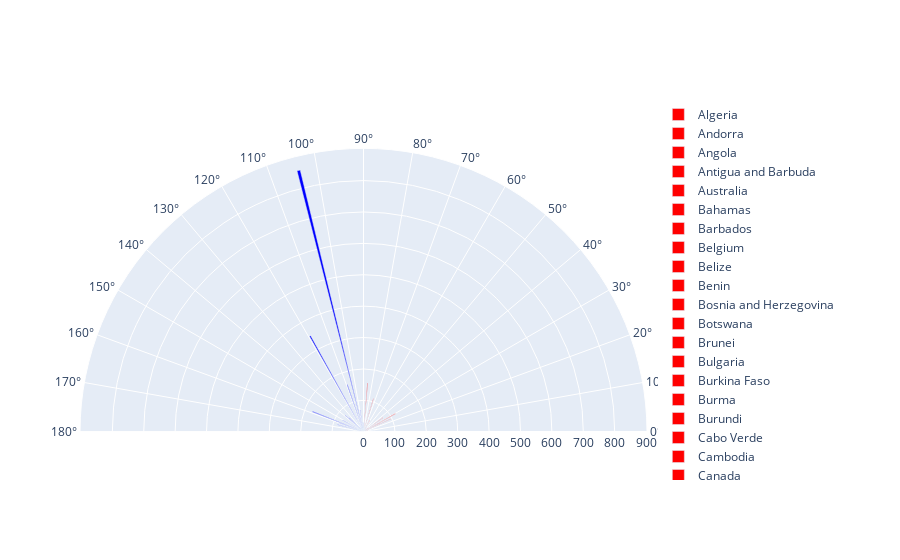

The notebook cell this image was saved under:
### Code cell
change_data_df=pd.DataFrame(change_data)
# change_data_df=change_data_df.sort_values(['increasing','ConfirmedCases'],ascending=False)
fig = go.Figure()
count=0
change=len(change_data_df.loc[change_data_df.increasing == False])
for index,row in change_data_df.loc[change_data_df.increasing == False].iterrows():
    fig.add_trace(go.Barpolar(r=[row['ConfirmedCasesPercent']],theta=[90*count/change],name=row['Country'],marker=dict(color='red')))
    count+=1
count=0
change=len(change_data_df.loc[change_data_df.increasing == True])
for index,row in change_data_df.loc[change_data_df.increasing == True].iterrows():
    fig.add_trace(go.Barpolar(r=[row['ConfirmedCasesPercent']],theta=[90+90*count/change],name=row['Country'],marker=dict(color='blue')))    
    count+=1
fig.update_layout(polar = dict(
        domain = dict( # set chart size and position 
        x = [0, 1],
        y = [0, 1]),
        sector = [0,180],   # set chart shape (half or full)
        angularaxis = dict(
            thetaunit = "degrees",
            dtick = 10,
            #rotation = -90, #does not work
            #direction = "clockwise" # does not work
            )
        )
)
fig.show()    
change_data_df

### Figure 1 — Plotly figure (JSON) as saved in the notebook; plotly's stock layout.template omitted (floating-point values rounded to 4 significant figures)
{"data": [{"marker": {"color": "red"}, "name": "Algeria", "r": [0], "theta": [0], "type": "barpolar"}, {"marker": {"color": "red"}, "name": "Andorra", "r": [0], "theta": [0.7965], "type": "barpolar"}, {"marker": {"color": "red"}, "name": "Angola", "r": [1.0], "theta": [1.593], "type": "barpolar"}, {"marker": {"color": "red"}, "name": "Antigua and Barbuda", "r": [0], "theta": [2.389], "type": "barpolar"}, {"marker": {"color": "red"}, "name": "Australia", "r": [0], "theta": [3.186], "type": "barpolar"}, {"marker": {"color": "red"}, "name": "Bahamas", "r": [0], "theta": [3.982], "type": "barpolar"}, {"marker": {"color": "red"}, "name": "Barbados", "r": [0.1429], "theta": [4.779], "type": "barpolar"}, {"marker": {"color": "red"}, "name": "Belgium", "r": [33.57], "theta": [5.575], "type": "barpolar"}, {"marker": {"color": "red"}, "name": "Belize", "r": [0], "theta": [6.372], "type": "barpolar"}, {"marker": {"color": "red"}, "name": "Benin", "r": [14.57], "theta": [7.168], "type": "barpolar"}, {"marker": {"color": "red"}, "name": "Bosnia and Herzegovina", "r": [3.571], "theta": [7.965], "type": "barpolar"}, {"marker": {"color": "red"}, "name": "Botswana", "r": [0], "theta": [8.761], "type": "barpolar"}, {"marker": {"color": "red"}, "name": "Brunei", "r": [0], "theta": [9.558], "type": "barpolar"}, {"marker": {"color": "red"}, "name": "Bulgaria", "r": [0.7143], "theta": [10.35], "type": "barpolar"}, {"marker": {"color": "red"}, "name": "Burkina Faso", "r": [0.1429], "theta": [11.15], "type": "barpolar"}, {"marker": {"color": "red"}, "name": "Burma", "r": [0], "theta": [11.95], "type": "barpolar"}, {"marker": {"color": "red"}, "name": "Burundi", "r": [0], "theta": [12.74], "type": "barpolar"}, {"marker": {"color": "red"}, "name": "Cabo Verde", "r": [0.1429], "theta": [13.54], "type": "barpolar"}, {"marker": {"color": "red"}, "name": "Cambodia", "r": [0], "theta": [14.34], "type": "barpolar"}, {"marker": {"color": "red"}, "name": "Canada", "r": [0], "theta": [15.13], "type": "barpolar"}, {"marker": {"color": "red"}, "name": "China", "r": [0], "theta": [15.93], "type": "barpolar"}, {"marker": {"color": "red"}, "name": "Congo (Brazzaville)", "r": [1.429], "theta": [16.73], "type": "barpolar"}, {"marker": {"color": "red"}, "name": "Congo (Kinshasa)", "r": [2.571], "theta": [17.52], "type": "barpolar"}, {"marker": {"color": "red"}, "name": "Croatia", "r": [5], "theta": [18.32], "type": "barpolar"}, {"marker": {"color": "red"}, "name": "Cuba", "r": [0.2857], "theta": [19.12], "type": "barpolar"}, {"marker": {"color": "red"}, "name": "Denmark", "r": [8.143], "theta": [19.91], "type": "barpolar"}, {"marker": {"color": "red"}, "name": "Diamond Princess", "r": [0], "theta": [20.71], "type": "barpolar"}, {"marker": {"color": "red"}, "name": "Dominica", "r": [0], "theta": [21.5], "type": "barpolar"}, {"marker": {"color": "red"}, "name": "Egypt", "r": [13.71], "theta": [22.3], "type": "barpolar"}, {"marker": {"color": "red"}, "name": "Eritrea", "r": [0], "theta": [23.1], "type": "barpolar"}, {"marker": {"color": "red"}, "name": "Eswatini", "r": [0.4286], "theta": [23.89], "type": "barpolar"}, {"marker": {"color": "red"}, "name": "Fiji", "r": [0], "theta": [24.69], "type": "barpolar"}, {"marker": {"color": "red"}, "name": "France", "r": [95.86], "theta": [25.49], "type": "barpolar"}, {"marker": {"color": "red"}, "name": "Gabon", "r": [1.571], "theta": [26.28], "type": "barpolar"}, {"marker": {"color": "red"}, "name": "Gambia", "r": [0.2857], "theta": [27.08], "type": "barpolar"}, {"marker": {"color": "red"}, "name": "Georgia", "r": [0.5714], "theta": [27.88], "type": "barpolar"}, {"marker": {"color": "red"}, "name": "Germany", "r": [57.57], "theta": [28.67], "type": "barpolar"}, {"marker": {"color": "red"}, "name": "Ghana", "r": [116.1], "theta": [29.47], "type": "barpolar"}, {"marker": {"color": "red"}, "name": "Guinea", "r": [11.71], "theta": [30.27], "type": "barpolar"}, {"marker": {"color": "red"}, "name": "Guinea-Bissau", "r": [4.286], "theta": [31.06], "type": "barpolar"}, {"marker": {"color": "red"}, "name": "Holy See", "r": [0], "theta": [31.86], "type": "barpolar"}, {"marker": {"color": "red"}, "name": "Iceland", "r": [0], "theta": [32.65], "type": "barpolar"}, {"marker": {"color": "red"}, "name": "Iraq", "r": [1.429], "theta": [33.45], "type": "barpolar"}, {"marker": {"color": "red"}, "name": "Ireland", "r": [3.857], "theta": [34.25], "type": "barpolar"}, {"marker": {"color": "red"}, "name": "Israel", "r": [6.429], "theta": [35.04], "type": "barpolar"}, {"marker": {"color": "red"}, "name": "Italy", "r": [76.86], "theta": [35.84], "type": "barpolar"}, {"marker": {"color": "red"}, "name": "Jamaica", "r": [0], "theta": [36.64], "type": "barpolar"}, {"marker": {"color": "red"}, "name": "Japan", "r": [2.143], "theta": [37.43], "type": "barpolar"}, {"marker": {"color": "red"}, "name": "Jordan", "r": [0.5714], "theta": [38.23], "type": "barpolar"}, {"marker": {"color": "red"}, "name": "Kazakhstan", "r": [19.71], "theta": [39.03], "type": "barpolar"}, {"marker": {"color": "red"}, "name": "Kosovo", "r": [0], "theta": [39.82], "type": "barpolar"}, {"marker": {"color": "red"}, "name": "Laos", "r": [0], "theta": [40.62], "type": "barpolar"}, {"marker": {"color": "red"}, "name": "Latvia", "r": [1.571], "theta": [41.42], "type": "barpolar"}, {"marker": {"color": "red"}, "name": "Lebanon", "r": [1], "theta": [42.21], "type": "barpolar"}, {"marker": {"color": "red"}, "name": "Liberia", "r": [0.8571], "theta": [43.01], "type": "barpolar"}, {"marker": {"color": "red"}, "name": "Libya", "r": [0], "theta": [43.81], "type": "barpolar"}, {"marker": {"color": "red"}, "name": "Liechtenstein", "r": [0], "theta": [44.6], "type": "barpolar"}, {"marker": {"color": "red"}, "name": "Luxembourg", "r": [0.5714], "theta": [45.4], "type": "barpolar"}, {"marker": {"color": "red"}, "name": "MS Zaandam", "r": [0], "theta": [46.19], "type": "barpolar"}, {"marker": {"color": "red"}, "name": "Malawi", "r": [0], "theta": [46.99], "type": "barpolar"}, {"marker": {"color": "red"}, "name": "Malaysia", "r": [4.571], "theta": [47.79], "type": "barpolar"}, {"marker": {"color": "red"}, "name": "Maldives", "r": [6.714], "theta": [48.58], "type": "barpolar"}, {"marker": {"color": "red"}, "name": "Mauritius", "r": [0], "theta": [49.38], "type": "barpolar"}, {"marker": {"color": "red"}, "name": "Monaco", "r": [0], "theta": [50.18], "type": "barpolar"}, {"marker": {"color": "red"}, "name": "Mongolia", "r": [0.1429], "theta": [50.97], "type": "barpolar"}, {"marker": {"color": "red"}, "name": "Montenegro", "r": [0], "theta": [51.77], "type": "barpolar"}, {"marker": {"color": "red"}, "name": "Morocco", "r": [16.86], "theta": [52.57], "type": "barpolar"}, {"marker": {"color": "red"}, "name": "Namibia", "r": [0], "theta": [53.36], "type": "barpolar"}, {"marker": {"color": "red"}, "name": "Netherlands", "r": [17], "theta": [54.16], "type": "barpolar"}, {"marker": {"color": "red"}, "name": "New Zealand", "r": [0.2857], "theta": [54.96], "type": "barpolar"}, {"marker": {"color": "red"}, "name": "Nicaragua", "r": [0], "theta": [55.75], "type": "barpolar"}, {"marker": {"color": "red"}, "name": "Niger", "r": [0.7143], "theta": [56.55], "type": "barpolar"}, {"marker": {"color": "red"}, "name": "Nigeria", "r": [14], "theta": [57.35], "type": "barpolar"}, {"marker": {"color": "red"}, "name": "Norway", "r": [1.857], "theta": [58.14], "type": "barpolar"}, {"marker": {"color": "red"}, "name": "Panama", "r": [7.429], "theta": [58.94], "type": "barpolar"}, {"marker": {"color": "red"}, "name": "Papua New Guinea", "r": [0], "theta": [59.73], "type": "barpolar"}, {"marker": {"color": "red"}, "name": "Paraguay", "r": [13.71], "theta": [60.53], "type": "barpolar"}, {"marker": {"color": "red"}, "name": "Portugal", "r": [41.29], "theta": [61.33], "type": "barpolar"}, {"marker": {"color": "red"}, "name": "Qatar", "r": [22.57], "theta": [62.12], "type": "barpolar"}, {"marker": {"color": "red"}, "name": "Romania", "r": [17.43], "theta": [62.92], "type": "barpolar"}, {"marker": {"color": "red"}, "name": "Russia", "r": [14.43], "theta": [63.72], "type": "barpolar"}, {"marker": {"color": "red"}, "name": "Rwanda", "r": [0.2857], "theta": [64.51], "type": "barpolar"}, {"marker": {"color": "red"}, "name": "Saint Kitts and Nevis", "r": [0], "theta": [65.31], "type": "barpolar"}, {"marker": {"color": "red"}, "name": "Saint Lucia", "r": [0], "theta": [66.11], "type": "barpolar"}, {"marker": {"color": "red"}, "name": "Saint Vincent and the Grenadines", "r": [0], "theta": [66.9], "type": "barpolar"}, {"marker": {"color": "red"}, "name": "Sao Tome and Principe", "r": [3.0], "theta": [67.7], "type": "barpolar"}, {"marker": {"color": "red"}, "name": "Serbia", "r": [4.429], "theta": [68.5], "type": "barpolar"}, {"marker": {"color": "red"}, "name": "Seychelles", "r": [0], "theta": [69.29], "type": "barpolar"}, {"marker": {"color": "red"}, "name": "Slovakia", "r": [1.0], "theta": [70.09], "type": "barpolar"}, {"marker": {"color": "red"}, "name": "Slovenia", "r": [0], "theta": [70.88], "type": "barpolar"}, {"marker": {"color": "red"}, "name": "Somalia", "r": [0], "theta": [71.68], "type": "barpolar"}, {"marker": {"color": "red"}, "name": "South Sudan", "r": [1.857], "theta": [72.48], "type": "barpolar"}, {"marker": {"color": "red"}, "name": "Spain", "r": [109.6], "theta": [73.27], "type": "barpolar"}, {"marker": {"color": "red"}, "name": "Sri Lanka", "r": [0.1429], "theta": [74.07], "type": "barpolar"}, {"marker": {"color": "red"}, "name": "Sudan", "r": [5], "theta": [74.87], "type": "barpolar"}, {"marker": {"color": "red"}, "name": "Suriname", "r": [0], "theta": [75.66], "type": "barpolar"}, {"marker": {"color": "red"}, "name": "Sweden", "r": [2.429], "theta": [76.46], "type": "barpolar"}, {"marker": {"color": "red"}, "name": "Switzerland", "r": [4.286], "theta": [77.26], "type": "barpolar"}, {"marker": {"color": "red"}, "name": "Syria", "r": [0], "theta": [78.05], "type": "barpolar"}, {"marker": {"color": "red"}, "name": "Taiwan*", "r": [0], "theta": [78.85], "type": "barpolar"}, {"marker": {"color": "red"}, "name": "Tanzania", "r": [4.143], "theta": [79.65], "type": "barpolar"}, {"marker": {"color": "red"}, "name": "Thailand", "r": [0.1429], "theta": [80.44], "type": "barpolar"}, {"marker": {"color": "red"}, "name": "Timor-Leste", "r": [0], "theta": [81.24], "type": "barpolar"}, {"marker": {"color": "red"}, "name": "Trinidad and Tobago", "r": [0], "theta": [82.04], "type": "barpolar"}, {"marker": {"color": "red"}, "name": "Tunisia", "r": [0.1429], "theta": [82.83], "type": "barpolar"}, {"marker": {"color": "red"}, "name": "Turkey", "r": [20], "theta": [83.63], "type": "barpolar"}, {"marker": {"color": "red"}, "name": "Ukraine", "r": [3], "theta": [84.42], "type": "barpolar"}, {"marker": {"color": "red"}, "name": "United Kingdom", "r": [155.6], "theta": [85.22], "type": "barpolar"}, {"marker": {"color": "red"}, "name": "Uruguay", "r": [0.2857], "theta": [86.02], "type": "barpolar"}, {"marker": {"color": "red"}, "name": "Venezuela", "r": [0.4286], "theta": [86.81], "type": "barpolar"}, {"marker": {"color": "red"}, "name": "West Bank and Gaza", "r": [0], "theta": [87.61], "type": "barpolar"}, {"marker": {"color": "red"}, "name": "Western Sahara", "r": [0], "theta": [88.41], "type": "barpolar"}, {"marker": {"color": "red"}, "name": "Zambia", "r": [2], "theta": [89.2], "type": "barpolar"}, {"marker": {"color": "blue"}, "name": "Afghanistan", "r": [28.43], "theta": [90], "type": "barpolar"}, {"marker": {"color": "blue"}, "name": "Albania", "r": [1.429], "theta": [91.27], "type": "barpolar"}, {"marker": {"color": "blue"}, "name": "Argentina", "r": [15.0], "theta": [92.54], "type": "barpolar"}, {"marker": {"color": "blue"}, "name": "Armenia", "r": [5.571], "theta": [93.8], "type": "barpolar"}, {"marker": {"color": "blue"}, "name": "Austria", "r": [4.143], "theta": [95.07], "type": "barpolar"}, {"marker": {"color": "blue"}, "name": "Azerbaijan", "r": [3.714], "theta": [96.34], "type": "barpolar"}, {"marker": {"color": "blue"}, "name": "Bahrain", "r": [20], "theta": [97.61], "type": "barpolar"}, {"marker": {"color": "blue"}, "name": "Bangladesh", "r": [70.43], "theta": [98.87], "type": "barpolar"}, {"marker": {"color": "blue"}, "name": "Belarus", "r": [3.571], "theta": [100.1], "type": "barpolar"}, {"marker": {"color": "blue"}, "name": "Bhutan", "r": [0.1429], "theta": [101.4], "type": "barpolar"}, {"marker": {"color": "blue"}, "name": "Bolivia", "r": [2.857], "theta": [102.7], "type": "barpolar"}, {"marker": {"color": "blue"}, "name": "Brazil", "r": [857.9], "theta": [103.9], "type": "barpolar"}, {"marker": {"color": "blue"}, "name": "Cameroon", "r": [21.57], "theta": [105.2], "type": "barpolar"}, {"marker": {"color": "blue"}, "name": "Central African Republic", "r": [15.57], "theta": [106.5], "type": "barpolar"}, {"marker": {"color": "blue"}, "name": "Chad", "r": [3.143], "theta": [107.7], "type": "barpolar"}, {"marker": {"color": "blue"}, "name": "Chile", "r": [158.7], "theta": [109.0], "type": "barpolar"}, {"marker": {"color": "blue"}, "name": "Colombia", "r": [1.571], "theta": [110.3], "type": "barpolar"}, {"marker": {"color": "blue"}, "name": "Costa Rica", "r": [0.7143], "theta": [111.5], "type": "barpolar"}, {"marker": {"color": "blue"}, "name": "Cote d'Ivoire", "r": [2.143], "theta": [112.8], "type": "barpolar"}, {"marker": {"color": "blue"}, "name": "Cyprus", "r": [0.1429], "theta": [114.1], "type": "barpolar"}, {"marker": {"color": "blue"}, "name": "Czechia", "r": [1.286], "theta": [115.4], "type": "barpolar"}, {"marker": {"color": "blue"}, "name": "Djibouti", "r": [3.286], "theta": [116.6], "type": "barpolar"}, {"marker": {"color": "blue"}, "name": "Dominican Republic", "r": [19.71], "theta": [117.9], "type": "barpolar"}, {"marker": {"color": "blue"}, "name": "Ecuador", "r": [349.3], "theta": [119.2], "type": "barpolar"}, {"marker": {"color": "blue"}, "name": "El Salvador", "r": [7.286], "theta": [120.4], "type": "barpolar"}, {"marker": {"color": "blue"}, "name": "Equatorial Guinea", "r": [1.571], "theta": [121.7], "type": "barpolar"}, {"marker": {"color": "blue"}, "name": "Estonia", "r": [0.4286], "theta": [123.0], "type": "barpolar"}, {"marker": {"color": "blue"}, "name": "Ethiopia", "r": [1.714], "theta": [124.2], "type": "barpolar"}, {"marker": {"color": "blue"}, "name": "Finland", "r": [2.571], "theta": [125.5], "type": "barpolar"}, {"marker": {"color": "blue"}, "name": "Greece", "r": [3.857], "theta": [126.8], "type": "barpolar"}, {"marker": {"color": "blue"}, "name": "Grenada", "r": [0.1429], "theta": [128.0], "type": "barpolar"}, {"marker": {"color": "blue"}, "name": "Guatemala", "r": [8.143], "theta": [129.3], "type": "barpolar"}, {"marker": {"color": "blue"}, "name": "Guyana", "r": [0.2857], "theta": [130.6], "type": "barpolar"}, {"marker": {"color": "blue"}, "name": "Haiti", "r": [2.857], "theta": [131.8], "type": "barpolar"}, {"marker": {"color": "blue"}, "name": "Honduras", "r": [8], "theta": [133.1], "type": "barpolar"}, {"marker": {"color": "blue"}, "name": "Hungary", "r": [1.286], "theta": [134.4], "type": "barpolar"}, {"marker": {"color": "blue"}, "name": "India", "r": [63.29], "theta": [135.6], "type": "barpolar"}, {"marker": {"color": "blue"}, "name": "Indonesia", "r": [22], "theta": [136.9], "type": "barpolar"}, {"marker": {"color": "blue"}, "name": "Iran", "r": [78], "theta": [138.2], "type": "barpolar"}, {"marker": {"color": "blue"}, "name": "Kenya", "r": [1.286], "theta": [139.4], "type": "barpolar"}, {"marker": {"color": "blue"}, "name": "Korea, South", "r": [0.1429], "theta": [140.7], "type": "barpolar"}, {"marker": {"color": "blue"}, "name": "Kuwait", "r": [34.86], "theta": [142.0], "type": "barpolar"}, {"marker": {"color": "blue"}, "name": "Kyrgyzstan", "r": [2.571], "theta": [143.2], "type": "barpolar"}, {"marker": {"color": "blue"}, "name": "Lithuania", "r": [1.286], "theta": [144.5], "type": "barpolar"}, {"marker": {"color": "blue"}, "name": "Madagascar", "r": [1.143], "theta": [145.8], "type": "barpolar"}, {"marker": {"color": "blue"}, "name": "Mali", "r": [1.286], "theta": [147.0], "type": "barpolar"}, {"marker": {"color": "blue"}, "name": "Malta", "r": [1], "theta": [148.3], "type": "barpolar"}, {"marker": {"color": "blue"}, "name": "Mauritania", "r": [1.286], "theta": [149.6], "type": "barpolar"}, {"marker": {"color": "blue"}, "name": "Mexico", "r": [75.86], "theta": [150.8], "type": "barpolar"}, {"marker": {"color": "blue"}, "name": "Moldova", "r": [9.857], "theta": [152.1], "type": "barpolar"}, {"marker": {"color": "blue"}, "name": "Mozambique", "r": [0.4286], "theta": [153.4], "type": "barpolar"}, {"marker": {"color": "blue"}, "name": "Nepal", "r": [2.429], "theta": [154.6], "type": "barpolar"}, {"marker": {"color": "blue"}, "name": "North Macedonia", "r": [0.4286], "theta": [155.9], "type": "barpolar"}, {"marker": {"color": "blue"}, "name": "Oman", "r": [18.57], "theta": [157.2], "type": "barpolar"}, {"marker": {"color": "blue"}, "name": "Pakistan", "r": [174.3], "theta": [158.5], "type": "barpolar"}, {"marker": {"color": "blue"}, "name": "Peru", "r": [81.43], "theta": [159.7], "type": "barpolar"}, {"marker": {"color": "blue"}, "name": "Philippines", "r": [13.57], "theta": [161.0], "type": "barpolar"}, {"marker": {"color": "blue"}, "name": "Poland", "r": [11.71], "theta": [162.3], "type": "barpolar"}, {"marker": {"color": "blue"}, "name": "San Marino", "r": [0.4286], "theta": [163.5], "type": "barpolar"}, {"marker": {"color": "blue"}, "name": "Saudi Arabia", "r": [86.57], "theta": [164.8], "type": "barpolar"}, {"marker": {"color": "blue"}, "name": "Senegal", "r": [8.857], "theta": [166.1], "type": "barpolar"}, {"marker": {"color": "blue"}, "name": "Sierra Leone", "r": [1.857], "theta": [167.3], "type": "barpolar"}, {"marker": {"color": "blue"}, "name": "Singapore", "r": [3.571], "theta": [168.6], "type": "barpolar"}, {"marker": {"color": "blue"}, "name": "South Africa", "r": [17.43], "theta": [169.9], "type": "barpolar"}, {"marker": {"color": "blue"}, "name": "Togo", "r": [2.143], "theta": [171.1], "type": "barpolar"}, {"marker": {"color": "blue"}, "name": "US", "r": [0.8571], "theta": [172.4], "type": "barpolar"}, {"marker": {"color": "blue"}, "name": "Uganda", "r": [6.143], "theta": [173.7], "type": "barpolar"}, {"marker": {"color": "blue"}, "name": "United Arab Emirates", "r": [27.71], "theta": [174.9], "type": "barpolar"}, {"marker": {"color": "blue"}, "name": "Uzbekistan", "r": [2], "theta": [176.2], "type": "barpolar"}, {"marker": {"color": "blue"}, "name": "Vietnam", "r": [0.2857], "theta": [177.5], "type": "barpolar"}, {"marker": {"color": "blue"}, "name": "Zimbabwe", "r": [0.7143], "theta": [178.7], "type": "barpolar"}], "layout": {"polar": {"angularaxis": {"dtick": 10, "thetaunit": "degrees"}, "domain": {"x": [0, 1], "y": [0, 1]}, "sector": [0, 180]}}}
